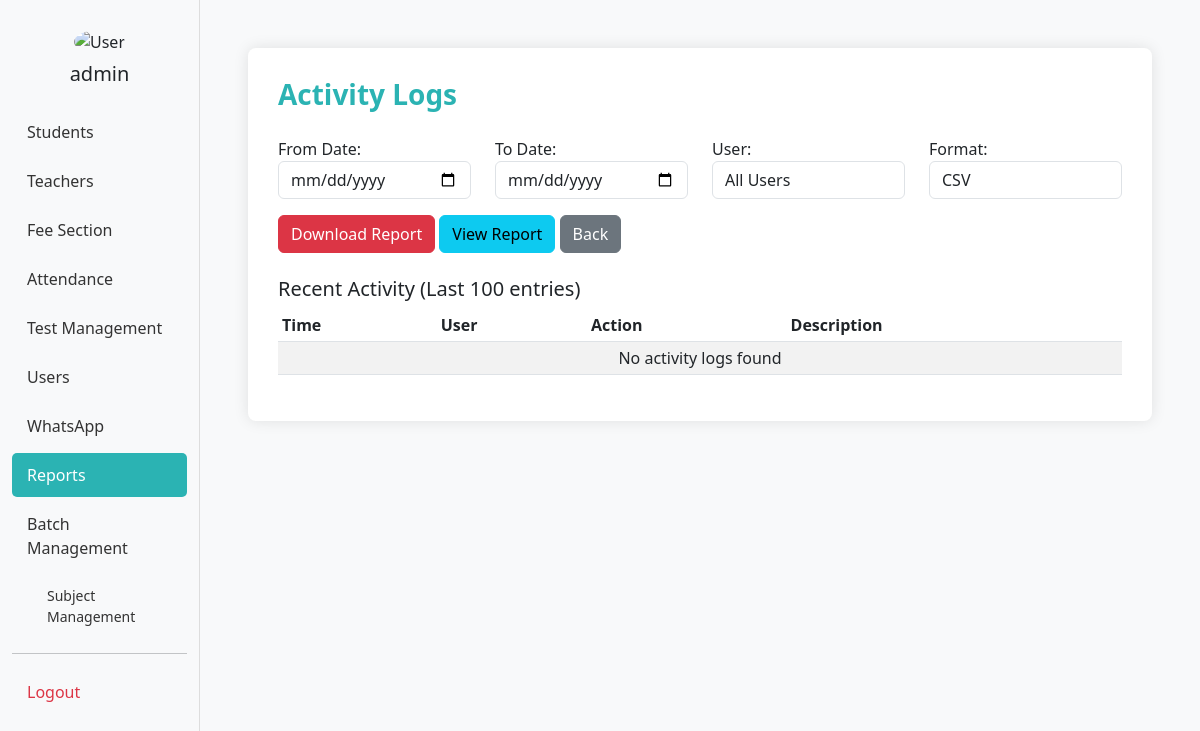
Before: /reports/logs/ (signed in) with the older database file.
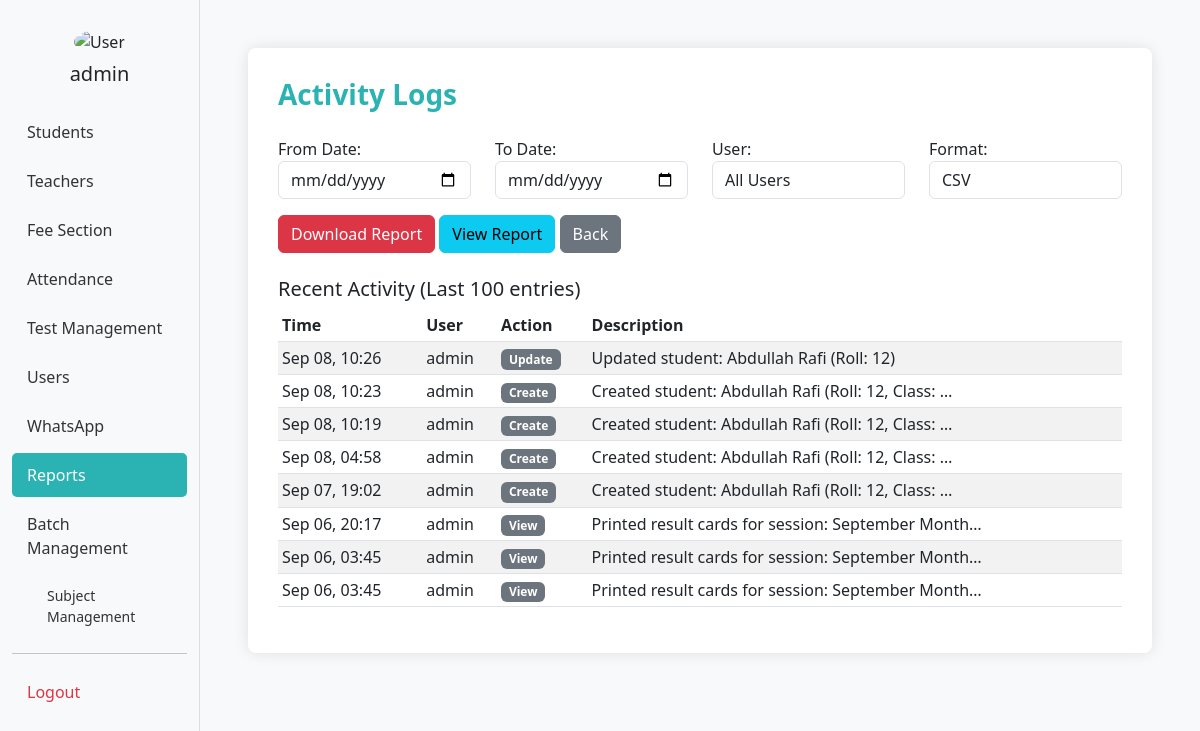
After: the same page with the newer database file.
### bri/models.py (models this page shows, shortened)
class UserActivityLog(models.Model):
    ACTION_TYPES = [
        ('login', 'Login'),
        ('logout', 'Logout'),
        ('create', 'Create'),
        ('update', 'Update'),
        ('delete', 'Delete'),
        ('view', 'View'),
    ]
    user = models.ForeignKey(Username, on_delete=models.CASCADE)
    action_type = models.CharField(max_length=20, choices=ACTION_TYPES)
    model_name = models.CharField(max_length=50, blank=True)
    object_id = models.CharField(max_length=50, blank=True)
    description = models.TextField()
    ip_address = models.GenericIPAddressField(null=True, blank=True)
    timestamp = models.DateTimeField(auto_now_add=True)

class Username(models.Model):
    ROLE_CHOICES = [
        ('admin', 'Admin'),
        ('student', 'Student'),
        ('teacher', 'Teacher'),
    ]
    username = models.CharField(max_length=50, unique=True)
    password = models.CharField(max_length=128)
    role = models.CharField(max_length=10, choices=ROLE_CHOICES)
    full_name = models.CharField(max_length=100, blank=True)
    profile_picture = models.ImageField(upload_to='profile_pics/', blank=True, null=True)

### bri/reports_views.py (the view, shortened to what this page needs)
# urls.py: path('reports/logs/', reports_views.activity_logs, name='activity_logs'),
@admin_required
def activity_logs(request):
    logs = UserActivityLog.objects.all().order_by('-timestamp')
    filtered_logs = None
    users = Username.objects.all()
    return render(request, 'reports/activity_logs.html', {
        'logs': logs[:100],  # Show first 100 logs by default
        'filtered_logs': filtered_logs,  # Show filtered logs when viewing
        'users': users
    })

### bri/reports_views.py (called while the page is built)
def admin_required(view_func):
    @wraps(view_func)
    def wrapper(request, *args, **kwargs):
        if not request.session.get('user_id') or request.session.get('user_role') != 'admin':
            messages.error(request, 'Admin access required.')
            return redirect('admin_dashboard')
        return view_func(request, *args, **kwargs)
    return wrapper

### bri/templates/reports/activity_logs.html (shortened to what the changed rows need)
<!DOCTYPE html>
<html lang="en">
<head>
  <link href="https://cdn.jsdelivr.net/npm/bootstrap@5.3.0/dist/css/bootstrap.min.css" rel="stylesheet" />
</head>
<body>
  <div class="container-fluid">
    <div class="row">
          {% load static %}
      <div class="col-md-10 p-5">
        <div class="form-section">
          <div class="mt-4">
            <div class="table-responsive">
              <table class="table table-striped table-sm">
                <thead>
                  <tr>
                    <th>Time</th>
                    <th>User</th>
                    <th>Action</th>
                    <th>Description</th>
                  </tr>
                </thead>
                <tbody>
                  {% for log in filtered_logs|default:logs %}
                  <tr>
                    <td>{{ log.timestamp|date:"M d, H:i" }}</td>
                    <td>{{ log.user.username }}</td>
                    <td><span class="badge bg-secondary">{{ log.get_action_type_display }}</span></td>
                    <td>{{ log.description|truncatechars:50 }}</td>
                  </tr>
                  {% empty %}
                  <tr>
                    <td colspan="4" class="text-center">No activity logs found</td>
                  </tr>
                  {% endfor %}
                </tbody>
              </table>
            </div>
          </div>
        </div>
      </div>
    </div>
  </div>
</body>
</html>

Changed rows visible on the page:
added UserActivityLog: timestamp "Sep 08, 10:26", user.username "admin", action_type "Update", description "Updated student: Abdullah Rafi (Roll: 12)"
added UserActivityLog: timestamp "Sep 08, 10:23", user.username "admin", action_type "Create", description "Created student: Abdullah Rafi (Roll: 12, Class: …"
added UserActivityLog: timestamp "Sep 08, 10:19", user.username "admin", action_type "Create", description "Created student: Abdullah Rafi (Roll: 12, Class: …"
added UserActivityLog: timestamp "Sep 08, 04:58", user.username "admin", action_type "Create", description "Created student: Abdullah Rafi (Roll: 12, Class: …"
added UserActivityLog: timestamp "Sep 07, 19:02", user.username "admin", action_type "Create", description "Created student: Abdullah Rafi (Roll: 12, Class: …"
added UserActivityLog: timestamp "Sep 06, 20:17", user.username "admin", action_type "View", description "Printed result cards for session: September Month…"
added UserActivityLog: timestamp "Sep 06, 03:45", user.username "admin", action_type "View", description "Printed result cards for session: September Month…"
added UserActivityLog: timestamp "Sep 06, 03:45", user.username "admin", action_type "View", description "Printed result cards for session: September Month…"
Other visible differences:
text no longer shown: "No activity logs found"
